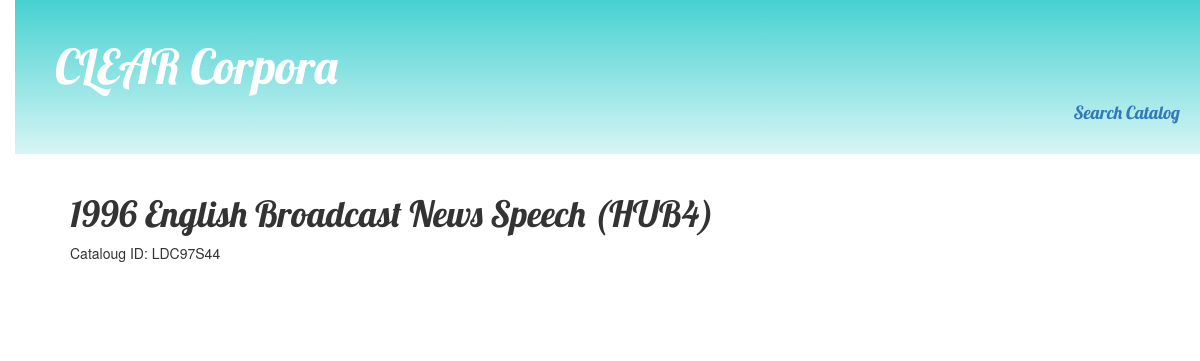
Page /post/338/ on the earlier database version.
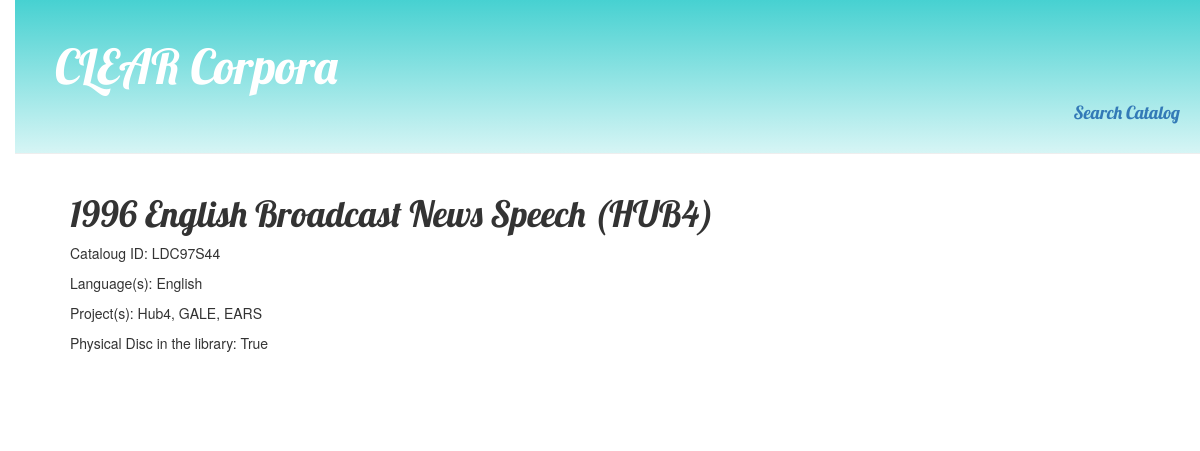
Same page on the later database version.
### corpusbank/models.py (models this page shows)
class Corpusobject(models.Model):
    catid = models.CharField(max_length=30)
    name = models.CharField(max_length=100)
    knownloc = models.BooleanField()
    physical = models.NullBooleanField()
    verbsaddress = models.CharField(max_length=200, blank=True)
    downloadable = models.NullBooleanField()
    project = models.CharField(max_length=50, blank=True)
    corpustype = models.CharField(max_length=50, blank=True)
    language = models.TextField(blank=True)

### corpusbank/views.py (the view)
# urls.py: url(r'^post/(?P<pk>\d+)/$', views.post_detail, name='post_detail'),
def post_detail(request, pk):
	post = get_object_or_404(Corpusobject, pk=pk)
	return render(request, 'corpusbank/post_detail.html', {'post': post})

### corpusbank/templates/corpusbank/post_detail.html (shortened to what this page needs)
{% extends 'corpusbank/base.html' %}
{% block content %}
    <div class="post">
    	<h1>{{ post.name }}</h1>
    	<p>Cataloug ID: {{ post.catid }}</p>
    	{% if post.language %}
            <div>
                <p> Language(s): {{ post.language }} </p>
            </div>
        {% endif %}
        {% if post.project %}
            <div>
                <p> Project(s): {{ post.project }} </p>
            </div>
        {% endif %}
        {% if post.physical %}
            <div>
                <p> Physical Disc in the library: {{ post.physical }} </p>
            </div>
        {% endif %}
    </div>
{% endblock %}

### corpusbank/templates/corpusbank/base.html (shortened to what this page needs)
{% load staticfiles  %}
<!doctype html>
<html lang="en">
    <head>
		<link rel="stylesheet" href="//maxcdn.bootstrapcdn.com/bootstrap/3.2.0/css/bootstrap.min.css">
		<link rel="stylesheet" href="//maxcdn.bootstrapcdn.com/bootstrap/3.2.0/css/bootstrap-theme.min.css">
		<link rel="stylesheet" href="{% static 'css/corpora.css' %}">
    </head>
    <body class="one-col">
        <div class="page-header">
            <h1><a href="/">CLEAR Corpora</a></h1>
            <h4 align="right"><a href="/search-form/">Search Catalog</a></h4>
        </div>
		<div class="content container">
		  <div class="row">
		    <div class="col-md-8">
		      {% block content %}
		      {% endblock %}
	        </div>
		  </div>
	    </div>
    </body>
</html>

### corpusbank/static/css/corpora.css (style rules this page uses)
.page-header { background-color: #47d1d1; margin-top: 0; padding: 20px 20px 20px 40px; background: #47d1d1; background: -webkit-linear-gradient(#47d1d1, #d6f5f5); background: -o-linear-gradient(#47d1d1, #d6f5f5); background: -moz-linear-gradient(#47d1d1, #d6f5f5); background: linear-gradient(#47d1d1, #d6f5f5); }
.page-header h1, .page-header h1 a, .page-header h1 a:visited, .page-header h1 a:active { color: #ffffff; font-size: 36pt; text-decoration: none; }
h1, h2, h3, h4 { font-family: 'Lobster', cursive; }
.content { margin-left: 40px; }
.post { margin-bottom: 70px; }
h1 a { color: #FCA205; font-family = 'Lobster'; }
body { padding-left: 15px; }

Differences in the rows shown:
changed Corpusobject "LDC97S44": language (not shown) → "English"; project (not shown) → "Hub4, GALE, EARS"; physical (not shown) → "True"
Other differences:
text now shown: "Language(s): Project(s): Physical Disc in the library:"
